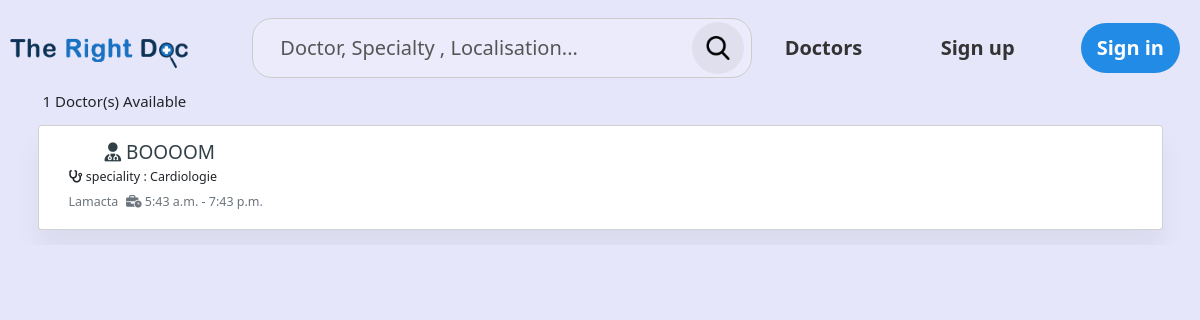
The page /doc-list/ on the database as committed earlier.
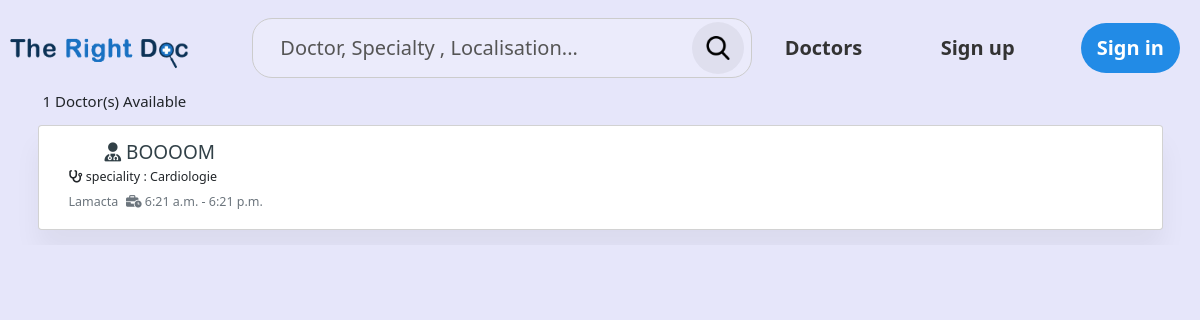
The same page on the database as committed later.
### The_right_DOC/models.py (models this page shows, shortened)
class Doctor(models.Model):
    user = models.OneToOneField(User, on_delete=models.CASCADE, primary_key=True, related_name='doctor')
    username = models.CharField(unique=True, max_length=50)
    email = models.EmailField(unique=True)
    office_location = models.CharField(max_length=50)
    specialty = models.CharField( max_length=20)
    start_w = models.TimeField(default='00:00:00')
    end_w = models.TimeField(default='00:00:00')
    graduation_certificate = models.ImageField(upload_to='files/Certificate')
    password = models.CharField(max_length=120, null=False, default='None')
    accepted = models.BooleanField(default=False)
    price = models.IntegerField(default=0)
    max_pat_day = models.IntegerField(default=0)
    none_work = models.CharField(max_length=10)

### The_right_DOC/views.py (the view)
# urls.py: path("doc-list/", views.docListView, name="doc-list"),
def docListView(request):
    q = request.GET.get('q') if request.GET.get('q') != None else ''
    doctors = Doctor.objects.filter(
        Q(username__icontains=q) | Q(office_location__icontains=q) | Q(specialty__icontains=q)
    )
    doctors_count = doctors.count()
    context = {'doctors': doctors, 'doctors_count': doctors_count}
    return render(request, 'doc_list.html',context)

### The_right_DOC/templates/doc_list.html (shortened to what this page needs)
{% load static %}
<!DOCTYPE html>
<html lang="en">
  <head>
    <link rel="stylesheet" href="{%  static 'style.css' %}" />
<link href="https://cdn.jsdelivr.net/npm/bootstrap@5.2.0/dist/css/bootstrap.min.css" rel="stylesheet">
  </head>
  <body>
{% include 'nav_bar/nav_bar.html' %}
<link rel="stylesheet" href="https://cdnjs.cloudflare.com/ajax/libs/MaterialDesign-Webfont/5.3.45/css/materialdesignicons.css" />
<section class="section">
<div class="container">
<div class="justify-content-center row">
<div class="col-lg-12">
<div class="candidate-list-widgets mb-4">
<form action="#" class>
<div class="g-2 row">
<div class="row">
<div class="col-lg-12">
<div class="align-items-center row">
<div class="col-lg-8">
<div class="mb-3 mb-lg-0">
    <h4 class="fs-16 mb-0">
    {{ doctors_count }} Doctor(s) Available
    </h4></div>
</div>
</div>
</div>
</div>
</div>
<div class="candidate-list">
{% for doctor in doctors %}
    <div class="candidate-list-box card mt-4">
        <div class="p-4 card-body">
            <div class="align-items-center row">
        <div class="col-lg-5">
        <div class="candidate-list-content mt-3 mt-lg-0">
        <h5 class="fs-19 mb-0">
        <a class="primary-link" href="{% url 'doctor-reservation' doctor.username %}"><i class="fa-solid fa-user-doctor"></i> {{ doctor.username }}</a>
        </h5>
        <p class="text-muted mb-2">
            <h5>
            <i class="fa-solid fa-stethoscope">
            </i> speciality : {{ doctor.specialty }}
            </h5>
        </p>
        <ul class="list-inline mb-0 text-muted">
        <li class="list-inline-item">
            <h5>
            {{ doctor.office_location}}
            </h5>
        </li>
        <li class="list-inline-item"><h5><i class="fa-solid fa-business-time"></i> {{ doctor.start_w }} -  {{ doctor.end_w }}</h5></li>
        </ul>
        </div>
        </div>
        </div>
        </div>
        </div>
{% endfor %}
</div>
</div>
</div>
</div>
</div>
</section>
  </body>
</html>

Rows that differ between the two databases and show on the page:
changed Doctor "BOOOOM": start_w "5:43 a.m." → "6:21 a.m."; end_w "7:43 p.m." → "6:21 p.m."
